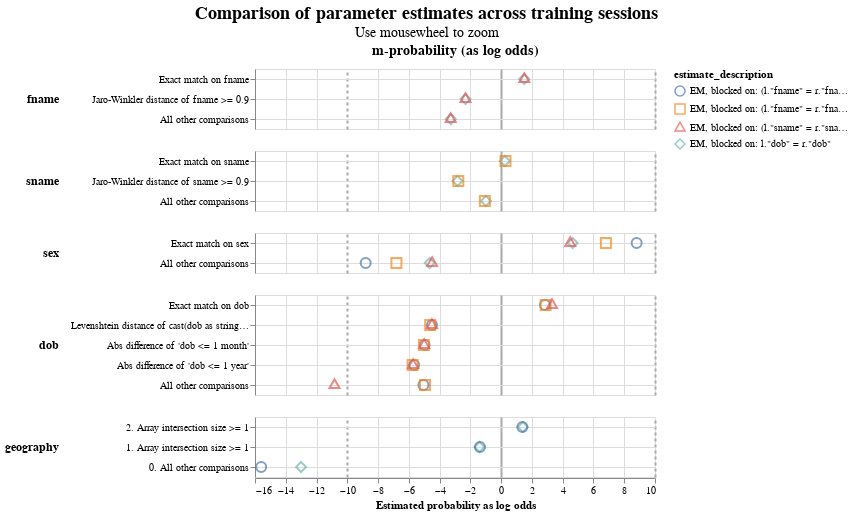

The code cell stored with this chart in its notebook:
### Code cell
linker.visualisations.parameter_estimate_comparisons_chart()

### Figure 1 — Vega-Lite specification as saved in the notebook (floating-point values rounded to 4 significant figures)
{"config": {"view": {"continuousWidth": 400, "continuousHeight": 300}, "title": {"anchor": "middle", "fontSize": 18, "subtitleFontSize": 14}}, "data": {"name": "data-94fe327330dafcc3793a8a3dab3d0a1c"}, "mark": {"type": "point", "filled": false, "opacity": 0.7, "size": 100}, "encoding": {"color": {"field": "estimate_description", "type": "nominal"}, "column": {"align": "each", "field": "col_header", "header": {"labelFontSize": 14, "labelFontWeight": "bold"}, "title": null, "type": "nominal"}, "row": {"align": "each", "field": "comparison_name", "header": {"labelAlign": "left", "labelAnchor": "middle", "labelAngle": 0, "labelFontSize": 12, "labelFontWeight": "bold"}, "sort": {"field": "comparison_sort_order"}, "title": null, "type": "nominal"}, "shape": {"field": "estimate_description", "scale": {"range": ["circle", "square", "triangle", "diamond"]}, "type": "nominal"}, "tooltip": [{"field": "comparison_name", "type": "nominal"}, {"field": "estimate_description", "type": "nominal"}, {"field": "estimated_probability", "type": "quantitative"}], "x": {"axis": {"gridColor": {"condition": {"test": "abs(datum.value / 10)  <= 1 & datum.value % 10 === 0", "value": "#aaa"}, "value": "#ddd"}, "gridDash": {"condition": {"test": "abs(datum.value / 10) == 1", "value": [3]}, "value": null}, "gridWidth": {"condition": {"test": "abs(datum.value / 10)  <= 1 & datum.value % 10 === 0", "value": 2}, "value": 1}}, "field": "estimated_probability_as_log_odds", "title": "Estimated probability as log odds", "type": "quantitative"}, "y": {"axis": {"grid": true, "title": null}, "field": "comparison_level_label", "sort": {"field": "comparison_vector_value", "order": "descending"}, "type": "nominal"}}, "params": [{"name": "mouse_zoom", "select": {"type": "interval", "encodings": ["x"]}, "bind": "scales"}], "resolve": {"scale": {"y": "independent"}}, "title": {"text": "Comparison of parameter estimates across training sessions", "subtitle": "Use mousewheel to zoom"}, "transform": [{"calculate": "datum.m_or_u + '-probability (as log odds)'", "as": "col_header"}], "$schema": "https://vega.github.io/schema/vega-lite/v5.9.3.json", "datasets": {"data-94fe327330dafcc3793a8a3dab3d0a1c": [{"m_or_u": "m", "estimated_probability": 0.7394, "estimate_description": "EM, blocked on: l.\"dob\" = r.\"dob\"", "estimated_probability_as_log_odds": 1.504, "sql_condition": "\"fname_l\" = \"fname_r\"", "comparison_level_label": "Exact match on fname", "comparison_vector_value": 2, "comparison_name": "fname", "comparison_sort_order": 0}, {"m_or_u": "m", "estimated_probability": 0.7396, "estimate_description": "EM, blocked on: (l.\"sname\" = r.\"sname\") AND (l.\"sa4\"[1] = r.\"sa4\"[1])", "estimated_probability_as_log_odds": 1.506, "sql_condition": "\"fname_l\" = \"fname_r\"", "comparison_level_label": "Exact match on fname", "comparison_vector_value": 2, "comparison_name": "fname", "comparison_sort_order": 0}, {"m_or_u": "m", "estimated_probability": 0.167, "estimate_description": "EM, blocked on: l.\"dob\" = r.\"dob\"", "estimated_probability_as_log_odds": -2.318, "sql_condition": "jaro_winkler_similarity(\"fname_l\", \"fname_r\") >= 0.9", "comparison_level_label": "Jaro-Winkler distance of fname >= 0.9", "comparison_vector_value": 1, "comparison_name": "fname", "comparison_sort_order": 0}, {"m_or_u": "m", "estimated_probability": 0.1671, "estimate_description": "EM, blocked on: (l.\"sname\" = r.\"sname\") AND (l.\"sa4\"[1] = r.\"sa4\"[1])", "estimated_probability_as_log_odds": -2.317, "sql_condition": "jaro_winkler_similarity(\"fname_l\", \"fname_r\") >= 0.9", "comparison_level_label": "Jaro-Winkler distance of fname >= 0.9", "comparison_vector_value": 1, "comparison_name": "fname", "comparison_sort_order": 0}, {"m_or_u": "m", "estimated_probability": 0.09361, "estimate_description": "EM, blocked on: l.\"dob\" = r.\"dob\"", "estimated_probability_as_log_odds": -3.275, "sql_condition": "ELSE", "comparison_level_label": "All other comparisons", "comparison_vector_value": 0, "comparison_name": "fname", "comparison_sort_order": 0}, {"m_or_u": "m", "estimated_probability": 0.0933, "estimate_description": "EM, blocked on: (l.\"sname\" = r.\"sname\") AND (l.\"sa4\"[1] = r.\"sa4\"[1])", "estimated_probability_as_log_odds": -3.281, "sql_condition": "ELSE", "comparison_level_label": "All other comparisons", "comparison_vector_value": 0, "comparison_name": "fname", "comparison_sort_order": 0}, {"m_or_u": "m", "estimated_probability": 0.5424, "estimate_description": "EM, blocked on: l.\"dob\" = r.\"dob\"", "estimated_probability_as_log_odds": 0.2455, "sql_condition": "\"sname_l\" = \"sname_r\"", "comparison_level_label": "Exact match on sname", "comparison_vector_value": 2, "comparison_name": "sname", "comparison_sort_order": 1}, {"m_or_u": "m", "estimated_probability": 0.549, "estimate_description": "EM, blocked on: (l.\"fname\" = r.\"fname\") AND (l.\"address\"[1] = r.\"address\"[1])", "estimated_probability_as_log_odds": 0.2837, "sql_condition": "\"sname_l\" = \"sname_r\"", "comparison_level_label": "Exact match on sname", "comparison_vector_value": 2, "comparison_name": "sname", "comparison_sort_order": 1}, {"m_or_u": "m", "estimated_probability": 0.1229, "estimate_description": "EM, blocked on: l.\"dob\" = r.\"dob\"", "estimated_probability_as_log_odds": -2.835, "sql_condition": "jaro_winkler_similarity(\"sname_l\", \"sname_r\") >= 0.9", "comparison_level_label": "Jaro-Winkler distance of sname >= 0.9", "comparison_vector_value": 1, "comparison_name": "sname", "comparison_sort_order": 1}, {"m_or_u": "m", "estimated_probability": 0.1267, "estimate_description": "EM, blocked on: (l.\"fname\" = r.\"fname\") AND (l.\"address\"[1] = r.\"address\"[1])", "estimated_probability_as_log_odds": -2.785, "sql_condition": "jaro_winkler_similarity(\"sname_l\", \"sname_r\") >= 0.9", "comparison_level_label": "Jaro-Winkler distance of sname >= 0.9", "comparison_vector_value": 1, "comparison_name": "sname", "comparison_sort_order": 1}, {"m_or_u": "m", "estimated_probability": 0.3346, "estimate_description": "EM, blocked on: l.\"dob\" = r.\"dob\"", "estimated_probability_as_log_odds": -0.9915, "sql_condition": "ELSE", "comparison_level_label": "All other comparisons", "comparison_vector_value": 0, "comparison_name": "sname", "comparison_sort_order": 1}, {"m_or_u": "m", "estimated_probability": 0.3243, "estimate_description": "EM, blocked on: (l.\"fname\" = r.\"fname\") AND (l.\"address\"[1] = r.\"address\"[1])", "estimated_probability_as_log_odds": -1.059, "sql_condition": "ELSE", "comparison_level_label": "All other comparisons", "comparison_vector_value": 0, "comparison_name": "sname", "comparison_sort_order": 1}, {"m_or_u": "m", "estimated_probability": 0.9616, "estimate_description": "EM, blocked on: l.\"dob\" = r.\"dob\"", "estimated_probability_as_log_odds": 4.646, "sql_condition": "\"sex_l\" = \"sex_r\"", "comparison_level_label": "Exact match on sex", "comparison_vector_value": 1, "comparison_name": "sex", "comparison_sort_order": 2}, {"m_or_u": "m", "estimated_probability": 0.9978, "estimate_description": "EM, blocked on: (l.\"fname\" = r.\"fname\") AND (SUBSTRING(l.sname, 1, 2) = SUBSTRING(r.sname, 1, 2))", "estimated_probability_as_log_odds": 8.808, "sql_condition": "\"sex_l\" = \"sex_r\"", "comparison_level_label": "Exact match on sex", "comparison_vector_value": 1, "comparison_name": "sex", "comparison_sort_order": 2}, {"m_or_u": "m", "estimated_probability": 0.9912, "estimate_description": "EM, blocked on: (l.\"fname\" = r.\"fname\") AND (l.\"address\"[1] = r.\"address\"[1])", "estimated_probability_as_log_odds": 6.81, "sql_condition": "\"sex_l\" = \"sex_r\"", "comparison_level_label": "Exact match on sex", "comparison_vector_value": 1, "comparison_name": "sex", "comparison_sort_order": 2}, {"m_or_u": "m", "estimated_probability": 0.9573, "estimate_description": "EM, blocked on: (l.\"sname\" = r.\"sname\") AND (l.\"sa4\"[1] = r.\"sa4\"[1])", "estimated_probability_as_log_odds": 4.488, "sql_condition": "\"sex_l\" = \"sex_r\"", "comparison_level_label": "Exact match on sex", "comparison_vector_value": 1, "comparison_name": "sex", "comparison_sort_order": 2}, {"m_or_u": "m", "estimated_probability": 0.03841, "estimate_description": "EM, blocked on: l.\"dob\" = r.\"dob\"", "estimated_probability_as_log_odds": -4.646, "sql_condition": "ELSE", "comparison_level_label": "All other comparisons", "comparison_vector_value": 0, "comparison_name": "sex", "comparison_sort_order": 2}, {"m_or_u": "m", "estimated_probability": 0.002227, "estimate_description": "EM, blocked on: (l.\"fname\" = r.\"fname\") AND (SUBSTRING(l.sname, 1, 2) = SUBSTRING(r.sname, 1, 2))", "estimated_probability_as_log_odds": -8.808, "sql_condition": "ELSE", "comparison_level_label": "All other comparisons", "comparison_vector_value": 0, "comparison_name": "sex", "comparison_sort_order": 2}, {"m_or_u": "m", "estimated_probability": 0.008833, "estimate_description": "EM, blocked on: (l.\"fname\" = r.\"fname\") AND (l.\"address\"[1] = r.\"address\"[1])", "estimated_probability_as_log_odds": -6.81, "sql_condition": "ELSE", "comparison_level_label": "All other comparisons", "comparison_vector_value": 0, "comparison_name": "sex", "comparison_sort_order": 2}, {"m_or_u": "m", "estimated_probability": 0.04267, "estimate_description": "EM, blocked on: (l.\"sname\" = r.\"sname\") AND (l.\"sa4\"[1] = r.\"sa4\"[1])", "estimated_probability_as_log_odds": -4.488, "sql_condition": "ELSE", "comparison_level_label": "All other comparisons", "comparison_vector_value": 0, "comparison_name": "sex", "comparison_sort_order": 2}, {"m_or_u": "m", "estimated_probability": 0.8781, "estimate_description": "EM, blocked on: (l.\"fname\" = r.\"fname\") AND (SUBSTRING(l.sname, 1, 2) = SUBSTRING(r.sname, 1, 2))", "estimated_probability_as_log_odds": 2.848, "sql_condition": "\"dob_l\" = \"dob_r\"", "comparison_level_label": "Exact match on dob", "comparison_vector_value": 4, "comparison_name": "dob", "comparison_sort_order": 3}, {"m_or_u": "m", "estimated_probability": 0.8814, "estimate_description": "EM, blocked on: (l.\"fname\" = r.\"fname\") AND (l.\"address\"[1] = r.\"address\"[1])", "estimated_probability_as_log_odds": 2.894, "sql_condition": "\"dob_l\" = \"dob_r\"", "comparison_level_label": "Exact match on dob", "comparison_vector_value": 4, "comparison_name": "dob", "comparison_sort_order": 3}, {"m_or_u": "m", "estimated_probability": 0.9084, "estimate_description": "EM, blocked on: (l.\"sname\" = r.\"sname\") AND (l.\"sa4\"[1] = r.\"sa4\"[1])", "estimated_probability_as_log_odds": 3.31, "sql_condition": "\"dob_l\" = \"dob_r\"", "comparison_level_label": "Exact match on dob", "comparison_vector_value": 4, "comparison_name": "dob", "comparison_sort_order": 3}, {"m_or_u": "m", "estimated_probability": 0.04244, "estimate_description": "EM, blocked on: (l.\"fname\" = r.\"fname\") AND (SUBSTRING(l.sname, 1, 2) = SUBSTRING(r.sname, 1, 2))", "estimated_probability_as_log_odds": -4.496, "sql_condition": "levenshtein(CAST(dob_l AS TEXT), CAST(dob_r AS TEXT)) <= 1", "comparison_level_label": "Levenshtein distance of cast(dob as string) <= 1", "comparison_vector_value": 3, "comparison_name": "dob", "comparison_sort_order": 3}, {"m_or_u": "m", "estimated_probability": 0.03922, "estimate_description": "EM, blocked on: (l.\"fname\" = r.\"fname\") AND (l.\"address\"[1] = r.\"address\"[1])", "estimated_probability_as_log_odds": -4.615, "sql_condition": "levenshtein(CAST(dob_l AS TEXT), CAST(dob_r AS TEXT)) <= 1", "comparison_level_label": "Levenshtein distance of cast(dob as string) <= 1", "comparison_vector_value": 3, "comparison_name": "dob", "comparison_sort_order": 3}, {"m_or_u": "m", "estimated_probability": 0.04222, "estimate_description": "EM, blocked on: (l.\"sname\" = r.\"sname\") AND (l.\"sa4\"[1] = r.\"sa4\"[1])", "estimated_probability_as_log_odds": -4.504, "sql_condition": "levenshtein(CAST(dob_l AS TEXT), CAST(dob_r AS TEXT)) <= 1", "comparison_level_label": "Levenshtein distance of cast(dob as string) <= 1", "comparison_vector_value": 3, "comparison_name": "dob", "comparison_sort_order": 3}, {"m_or_u": "m", "estimated_probability": 0.03078, "estimate_description": "EM, blocked on: (l.\"fname\" = r.\"fname\") AND (SUBSTRING(l.sname, 1, 2) = SUBSTRING(r.sname, 1, 2))", "estimated_probability_as_log_odds": -4.977, "sql_condition": "ABS(EPOCH(\"dob_l\") - EPOCH(\"dob_r\")) <= 2629800.0", "comparison_level_label": "Abs difference of 'dob <= 1 month'", "comparison_vector_value": 2, "comparison_name": "dob", "comparison_sort_order": 3}, {"m_or_u": "m", "estimated_probability": 0.02989, "estimate_description": "EM, blocked on: (l.\"fname\" = r.\"fname\") AND (l.\"address\"[1] = r.\"address\"[1])", "estimated_probability_as_log_odds": -5.021, "sql_condition": "ABS(EPOCH(\"dob_l\") - EPOCH(\"dob_r\")) <= 2629800.0", "comparison_level_label": "Abs difference of 'dob <= 1 month'", "comparison_vector_value": 2, "comparison_name": "dob", "comparison_sort_order": 3}, {"m_or_u": "m", "estimated_probability": 0.03027, "estimate_description": "EM, blocked on: (l.\"sname\" = r.\"sname\") AND (l.\"sa4\"[1] = r.\"sa4\"[1])", "estimated_probability_as_log_odds": -5.001, "sql_condition": "ABS(EPOCH(\"dob_l\") - EPOCH(\"dob_r\")) <= 2629800.0", "comparison_level_label": "Abs difference of 'dob <= 1 month'", "comparison_vector_value": 2, "comparison_name": "dob", "comparison_sort_order": 3}, {"m_or_u": "m", "estimated_probability": 0.01948, "estimate_description": "EM, blocked on: (l.\"fname\" = r.\"fname\") AND (SUBSTRING(l.sname, 1, 2) = SUBSTRING(r.sname, 1, 2))", "estimated_probability_as_log_odds": -5.654, "sql_condition": "ABS(EPOCH(\"dob_l\") - EPOCH(\"dob_r\")) <= 31557600.0", "comparison_level_label": "Abs difference of 'dob <= 1 year'", "comparison_vector_value": 1, "comparison_name": "dob", "comparison_sort_order": 3}, {"m_or_u": "m", "estimated_probability": 0.01818, "estimate_description": "EM, blocked on: (l.\"fname\" = r.\"fname\") AND (l.\"address\"[1] = r.\"address\"[1])", "estimated_probability_as_log_odds": -5.755, "sql_condition": "ABS(EPOCH(\"dob_l\") - EPOCH(\"dob_r\")) <= 31557600.0", "comparison_level_label": "Abs difference of 'dob <= 1 year'", "comparison_vector_value": 1, "comparison_name": "dob", "comparison_sort_order": 3}, {"m_or_u": "m", "estimated_probability": 0.01855, "estimate_description": "EM, blocked on: (l.\"sname\" = r.\"sname\") AND (l.\"sa4\"[1] = r.\"sa4\"[1])", "estimated_probability_as_log_odds": -5.725, "sql_condition": "ABS(EPOCH(\"dob_l\") - EPOCH(\"dob_r\")) <= 31557600.0", "comparison_level_label": "Abs difference of 'dob <= 1 year'", "comparison_vector_value": 1, "comparison_name": "dob", "comparison_sort_order": 3}, {"m_or_u": "m", "estimated_probability": 0.02922, "estimate_description": "EM, blocked on: (l.\"fname\" = r.\"fname\") AND (SUBSTRING(l.sname, 1, 2) = SUBSTRING(r.sname, 1, 2))", "estimated_probability_as_log_odds": -5.054, "sql_condition": "ELSE", "comparison_level_label": "All other comparisons", "comparison_vector_value": 0, "comparison_name": "dob", "comparison_sort_order": 3}, {"m_or_u": "m", "estimated_probability": 0.03129, "estimate_description": "EM, blocked on: (l.\"fname\" = r.\"fname\") AND (l.\"address\"[1] = r.\"address\"[1])", "estimated_probability_as_log_odds": -4.952, "sql_condition": "ELSE", "comparison_level_label": "All other comparisons", "comparison_vector_value": 0, "comparison_name": "dob", "comparison_sort_order": 3}, {"m_or_u": "m", "estimated_probability": 0.000548, "estimate_description": "EM, blocked on: (l.\"sname\" = r.\"sname\") AND (l.\"sa4\"[1] = r.\"sa4\"[1])", "estimated_probability_as_log_odds": -10.83, "sql_condition": "ELSE", "comparison_level_label": "All other comparisons", "comparison_vector_value": 0, "comparison_name": "dob", "comparison_sort_order": 3}, {"m_or_u": "m", "estimated_probability": 0.726, "estimate_description": "EM, blocked on: l.\"dob\" = r.\"dob\"", "estimated_probability_as_log_odds": 1.406, "sql_condition": "array_length(list_intersect(\"address_l\", \"address_r\")) >= 1", "comparison_level_label": "2. Array intersection size >= 1", "comparison_vector_value": 2, "comparison_name": "geography", "comparison_sort_order": 4}, {"m_or_u": "m", "estimated_probability": 0.7221, "estimate_description": "EM, blocked on: (l.\"fname\" = r.\"fname\") AND (SUBSTRING(l.sname, 1, 2) = SUBSTRING(r.sname, 1, 2))", "estimated_probability_as_log_odds": 1.377, "sql_condition": "array_length(list_intersect(\"address_l\", \"address_r\")) >= 1", "comparison_level_label": "2. Array intersection size >= 1", "comparison_vector_value": 2, "comparison_name": "geography", "comparison_sort_order": 4}, {"m_or_u": "m", "estimated_probability": 0.2739, "estimate_description": "EM, blocked on: l.\"dob\" = r.\"dob\"", "estimated_probability_as_log_odds": -1.406, "sql_condition": "array_length(list_intersect(\"sa4_l\", \"sa4_r\")) >= 1", "comparison_level_label": "1. Array intersection size >= 1", "comparison_vector_value": 1, "comparison_name": "geography", "comparison_sort_order": 4}, {"m_or_u": "m", "estimated_probability": 0.2779, "estimate_description": "EM, blocked on: (l.\"fname\" = r.\"fname\") AND (SUBSTRING(l.sname, 1, 2) = SUBSTRING(r.sname, 1, 2))", "estimated_probability_as_log_odds": -1.377, "sql_condition": "array_length(list_intersect(\"sa4_l\", \"sa4_r\")) >= 1", "comparison_level_label": "1. Array intersection size >= 1", "comparison_vector_value": 1, "comparison_name": "geography", "comparison_sort_order": 4}, {"m_or_u": "m", "estimated_probability": 0.0001218, "estimate_description": "EM, blocked on: l.\"dob\" = r.\"dob\"", "estimated_probability_as_log_odds": -13.0, "sql_condition": "ELSE", "comparison_level_label": "0. All other comparisons", "comparison_vector_value": 0, "comparison_name": "geography", "comparison_sort_order": 4}, {"m_or_u": "m", "estimated_probability": 2.015e-05, "estimate_description": "EM, blocked on: (l.\"fname\" = r.\"fname\") AND (SUBSTRING(l.sname, 1, 2) = SUBSTRING(r.sname, 1, 2))", "estimated_probability_as_log_odds": -15.6, "sql_condition": "ELSE", "comparison_level_label": "0. All other comparisons", "comparison_vector_value": 0, "comparison_name": "geography", "comparison_sort_order": 4}]}}
